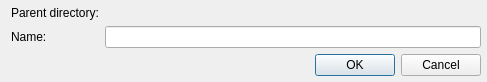
<?xml version="1.0" encoding="UTF-8"?>
<ui version="4.0">
 <class>CreateDirectoryDialog</class>
 <widget class="QDialog" name="CreateDirectoryDialog">
  <property name="geometry">
   <rect>
    <x>0</x>
    <y>0</y>
    <width>487</width>
    <height>104</height>
   </rect>
  </property>
  <property name="windowTitle">
   <string>Create a directory</string>
  </property>
  <layout class="QVBoxLayout" name="verticalLayout">
   <property name="sizeConstraint">
    <enum>QLayout::SetMinAndMaxSize</enum>
   </property>
   <property name="topMargin">
    <number>6</number>
   </property>
   <property name="rightMargin">
    <number>6</number>
   </property>
   <property name="bottomMargin">
    <number>6</number>
   </property>
   <item>
    <layout class="QGridLayout" name="gridLayout">
     <property name="sizeConstraint">
      <enum>QLayout::SetMinAndMaxSize</enum>
     </property>
     <item row="0" column="0">
      <widget class="QLabel" name="label">
       <property name="sizePolicy">
        <sizepolicy hsizetype="Preferred" vsizetype="Fixed">
         <horstretch>0</horstretch>
         <verstretch>0</verstretch>
        </sizepolicy>
       </property>
       <property name="text">
        <string>Parent directory:</string>
       </property>
      </widget>
     </item>
     <item row="0" column="1">
      <widget class="QLabel" name="dirLabel">
       <property name="text">
        <string/>
       </property>
      </widget>
     </item>
     <item row="1" column="0">
      <widget class="QLabel" name="nameLabel">
       <property name="sizePolicy">
        <sizepolicy hsizetype="Preferred" vsizetype="Fixed">
         <horstretch>0</horstretch>
         <verstretch>0</verstretch>
        </sizepolicy>
       </property>
       <property name="text">
        <string>Name:</string>
       </property>
      </widget>
     </item>
     <item row="1" column="1">
      <widget class="QLineEdit" name="nameEdit"/>
     </item>
    </layout>
   </item>
   <item>
    <widget class="QDialogButtonBox" name="buttonBox">
     <property name="orientation">
      <enum>Qt::Horizontal</enum>
     </property>
     <property name="standardButtons">
      <set>QDialogButtonBox::Cancel|QDialogButtonBox::Ok</set>
     </property>
     <property name="centerButtons">
      <bool>false</bool>
     </property>
    </widget>
   </item>
  </layout>
 </widget>
 <resources/>
 <connections>
  <connection>
   <sender>buttonBox</sender>
   <signal>accepted()</signal>
   <receiver>CreateDirectoryDialog</receiver>
   <slot>accept()</slot>
   <hints>
    <hint type="sourcelabel">
     <x>248</x>
     <y>254</y>
    </hint>
    <hint type="destinationlabel">
     <x>157</x>
     <y>274</y>
    </hint>
   </hints>
  </connection>
  <connection>
   <sender>buttonBox</sender>
   <signal>rejected()</signal>
   <receiver>CreateDirectoryDialog</receiver>
   <slot>reject()</slot>
   <hints>
    <hint type="sourcelabel">
     <x>316</x>
     <y>260</y>
    </hint>
    <hint type="destinationlabel">
     <x>286</x>
     <y>274</y>
    </hint>
   </hints>
  </connection>
 </connections>
</ui>
